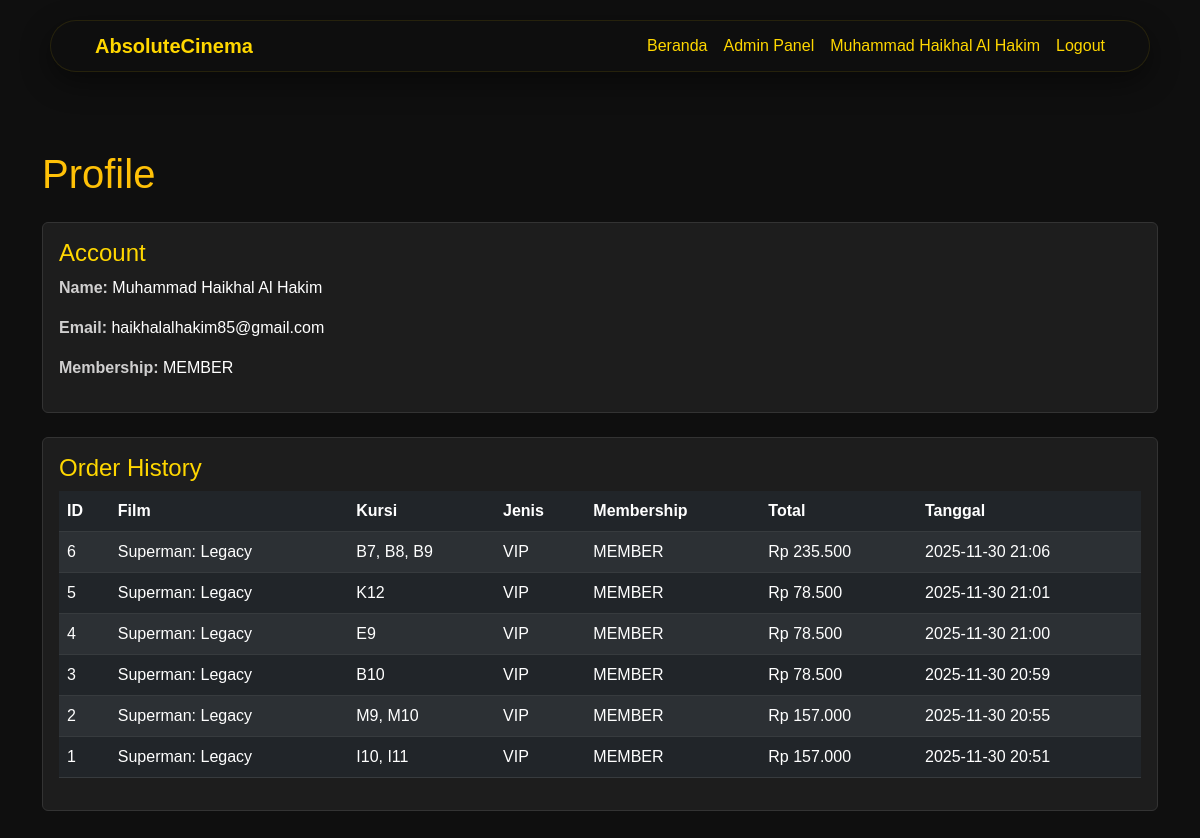
Page /profile (signed in) on the earlier database version.
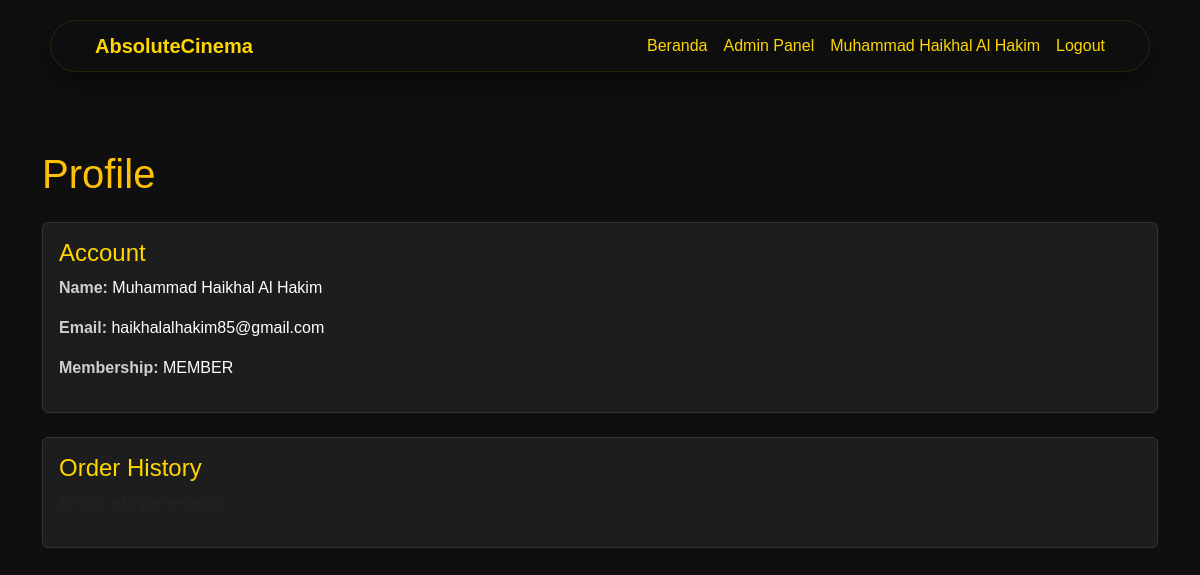
Same page on the later database version.
### tables this page shows
CREATE TABLE orders (
            id INTEGER PRIMARY KEY AUTOINCREMENT,
            movie_id INTEGER,
            movie_title TEXT,
            seat TEXT,
            ticket_type TEXT,
            showtime TEXT,
            ticket_price INTEGER,
            admin_fee INTEGER,
            price INTEGER,
            membership TEXT,
            snack_included INTEGER DEFAULT 0,
            customer TEXT,
            email TEXT,
            date TEXT,
            payment_method TEXT
        );

### app.py (the view)
@app.route('/profile')
def profile():
    if 'user' not in session:
        return redirect(url_for('login'))
    user = session['user']
    orders = get_orders_by_user_email(user['email'])
    return render_template('profile.html', user=user, orders=orders)

### app.py (called while the page is built)
def get_db_connection():
    conn = sqlite3.connect(DB_PATH)
    conn.row_factory = sqlite3.Row
    return conn

def get_orders_by_user_email(email):
    conn = get_db_connection()
    cur = conn.cursor()
    cur.execute("SELECT * FROM orders WHERE email = ? ORDER BY id DESC", (email,))
    rows = cur.fetchall()
    conn.close()
    return [dict(r) for r in rows]

def format_currency(value):
    try:
        return "{:,.0f}".format(int(value)).replace(",", ".")
    except:
        return str(value)

### templates/profile.html (shortened to what this page needs)
<!DOCTYPE html>
<html lang="en">
  <head>
    <link
      href="https://cdn.jsdelivr.net/npm/bootstrap@5.3.0/dist/css/bootstrap.min.css"
      rel="stylesheet"
    />
  </head>
  <body>
    <nav class="site-nav">
      <div class="container">
        <a class="navbar-brand fs-5 fw-bold" href="/">AbsoluteCinema</a>
        <div class="d-flex gap-3 ms-auto">
          <a class="nav-link" href="/">Beranda</a>
          {% if session.get('user') and session.get('user').get('role') ==
          'admin' %}
          <a class="nav-link" href="/admin">Admin Panel</a>
          {% endif %} {% if session.get('user') %}
          <a class="nav-link" href="/profile"
            >{{ session.get('user')['name'] }}</a
          >
          <a class="nav-link" href="/logout">Logout</a>
          {% else %}
          <a class="nav-link" href="/login">Login</a>
          <a class="nav-link" href="/register">Register</a>
          {% endif %}
        </div>
      </div>
    </nav>
    <div class="container py-5 main-container">
      <h1 class="text-warning mb-4">Profile</h1>
      <div class="card p-3 mb-4">
        <h4>Account</h4>
        <p>
          <strong>Name:</strong> <span class="text-white">{{ user.name }}</span>
        </p>
        <p>
          <strong>Email:</strong>
          <span class="text-white">{{ user.email }}</span>
        </p>
        <p>
          <strong>Membership:</strong>
          <span class="text-white">{{ user.membership | upper }}</span>
        </p>
      </div>
      <div class="card p-3">
        <h4>Order History</h4>
        {% if orders %}
        <table class="table table-dark table-striped">
          <thead>
            <tr>
              <th>ID</th>
              <th>Film</th>
              <th>Kursi</th>
              <th>Jenis</th>
              <th>Membership</th>
              <th>Total</th>
              <th>Tanggal</th>
            </tr>
          </thead>
          <tbody>
            {% for o in orders %}
            <tr>
              <td>{{ o.id }}</td>
              <td>{{ o.movie_title }}</td>
              <td>{{ o.seat }}</td>
              <td>{{ o.ticket_type }}</td>
              <td>{{ o.membership | upper }}</td>
              <td>Rp {{ o.price | format_currency }}</td>
              <td>{{ o.date }}</td>
            </tr>
            {% endfor %}
          </tbody>
        </table>
        {% else %}
        <p class="text-muted">Belum ada pemesanan.</p>
        {% endif %}
      </div>
    </div>
  </body>
</html>

### templates/profile.html (style rules this page uses)
body { background: #0f0f0f; color: white; font-family: Poppins, sans-serif; }
.site-nav { position: relative; margin: 20px auto; width: min(1100px, 94%); max-width: 1100px; background: rgba(15, 15, 15, 0.78); padding: 10px 32px; border-radius: 999px; border: 1px solid rgba(255, 215, 0, 0.1); box-shadow: 0 10px 30px rgba(0, 0, 0, 0.45); z-index: 999; backdrop-filter: blur(6px); display: flex; justify-content: center; }
.site-nav .container { display: flex; align-items: center; justify-content: space-between; gap: 12px; }
.site-nav .navbar-brand { color: #ffd700 !important; font-weight: 700; }
.site-nav .nav-link { color: #ffd700 !important; }
.card { background: rgba(30, 30, 30, 0.95); border: 1px solid #333; }
.card h4 { color: #ffd700; }
.card p, .card .item label { color: #d0cfcf; }
.main-container { margin-top: 30px; }

Differences in the rows shown:
removed orders: id "6", movie_title "Superman: Legacy", seat "B7, B8, B9", ticket_type "VIP", membership "MEMBER", price "235.500", date "2025-11-30 21:06"
removed orders: id "5", movie_title "Superman: Legacy", seat "K12", ticket_type "VIP", membership "MEMBER", price "78.500", date "2025-11-30 21:01"
removed orders: id "4", movie_title "Superman: Legacy", seat "E9", ticket_type "VIP", membership "MEMBER", price "78.500", date "2025-11-30 21:00"
removed orders: id "3", movie_title "Superman: Legacy", seat "B10", ticket_type "VIP", membership "MEMBER", price "78.500", date "2025-11-30 20:59"
removed orders: id "2", movie_title "Superman: Legacy", seat "M9, M10", ticket_type "VIP", membership "MEMBER", price "157.000", date "2025-11-30 20:55"
removed orders: id "1", movie_title "Superman: Legacy", seat "I10, I11", ticket_type "VIP", membership "MEMBER", price "157.000", date "2025-11-30 20:51"
Other differences:
text no longer shown: "ID Film Kursi Jenis Membership Total Tanggal"
